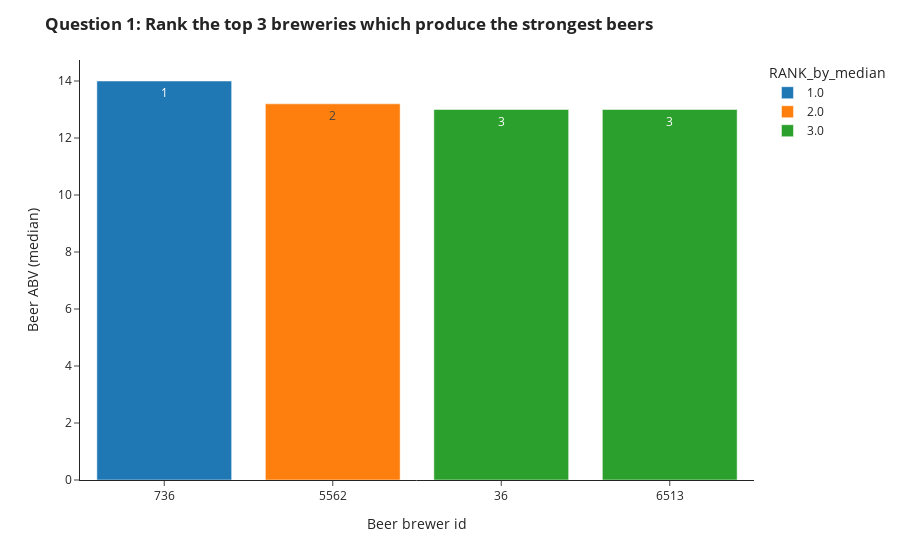

The notebook cell saved with this chart:
### Code cell
ans_q1_df = df.groupby("beer_brewerId").agg(median_ABV=("beer_ABV", "median")).reset_index()
ans_q1_df = ans_q1_df.sort_values(by="median_ABV")

ans_q1_df["RANK_by_median"] = ans_q1_df["median_ABV"].rank(method="min", ascending=False)
ans_q1_df = ans_q1_df.sort_values(by="RANK_by_median", ascending=True)

ans_q1_df = ans_q1_df[ans_q1_df["RANK_by_median"]<=3]
ans_q1_df["beer_brewerId"] = ans_q1_df["beer_brewerId"].astype(str)
ans_q1_df["RANK_by_median"] = ans_q1_df["RANK_by_median"].astype("category")

display(ans_q1_df)

ans_q1_plot = px.bar(ans_q1_df, x="beer_brewerId", y="median_ABV", text="RANK_by_median", color="RANK_by_median", template="simple_white")
ans_q1_plot.update_xaxes(tickmode="linear")
ans_q1_plot.update_layout(
    xaxis_title = "Beer brewer id", yaxis_title = "Beer ABV (median)",
    title="<b>Question 1: Rank the top 3 breweries which produce the strongest beers<b>")

ans_q1_plot.show()

### Figure 1 — Plotly figure (JSON) as saved in the notebook; plotly's stock layout.template omitted (floating-point values rounded to 4 significant figures)
{"data": [{"alignmentgroup": "True", "hovertemplate": "RANK_by_median=%{text}<br>beer_brewerId=%{x}<br>median_ABV=%{y}<extra></extra>", "legendgroup": "1.0", "marker": {"color": "#1F77B4", "pattern": {"shape": ""}}, "name": "1.0", "offsetgroup": "1.0", "orientation": "v", "showlegend": true, "text": [1], "textposition": "auto", "type": "bar", "x": ["736"], "xaxis": "x", "y": [14], "yaxis": "y"}, {"alignmentgroup": "True", "hovertemplate": "RANK_by_median=%{text}<br>beer_brewerId=%{x}<br>median_ABV=%{y}<extra></extra>", "legendgroup": "2.0", "marker": {"color": "#FF7F0E", "pattern": {"shape": ""}}, "name": "2.0", "offsetgroup": "2.0", "orientation": "v", "showlegend": true, "text": [2], "textposition": "auto", "type": "bar", "x": ["5562"], "xaxis": "x", "y": [13.2], "yaxis": "y"}, {"alignmentgroup": "True", "hovertemplate": "RANK_by_median=%{text}<br>beer_brewerId=%{x}<br>median_ABV=%{y}<extra></extra>", "legendgroup": "3.0", "marker": {"color": "#2CA02C", "pattern": {"shape": ""}}, "name": "3.0", "offsetgroup": "3.0", "orientation": "v", "showlegend": true, "text": [3, 3], "textposition": "auto", "type": "bar", "x": ["36", "6513"], "xaxis": "x", "y": [13, 13], "yaxis": "y"}], "layout": {"barmode": "relative", "legend": {"title": {"text": "RANK_by_median"}, "tracegroupgap": 0}, "margin": {"t": 60}, "title": {"text": "<b>Question 1: Rank the top 3 breweries which produce the strongest beers<b>"}, "xaxis": {"anchor": "y", "domain": [0, 1], "tickmode": "linear", "title": {"text": "Beer brewer id"}}, "yaxis": {"anchor": "x", "domain": [0, 1], "title": {"text": "Beer ABV (median)"}}}}
